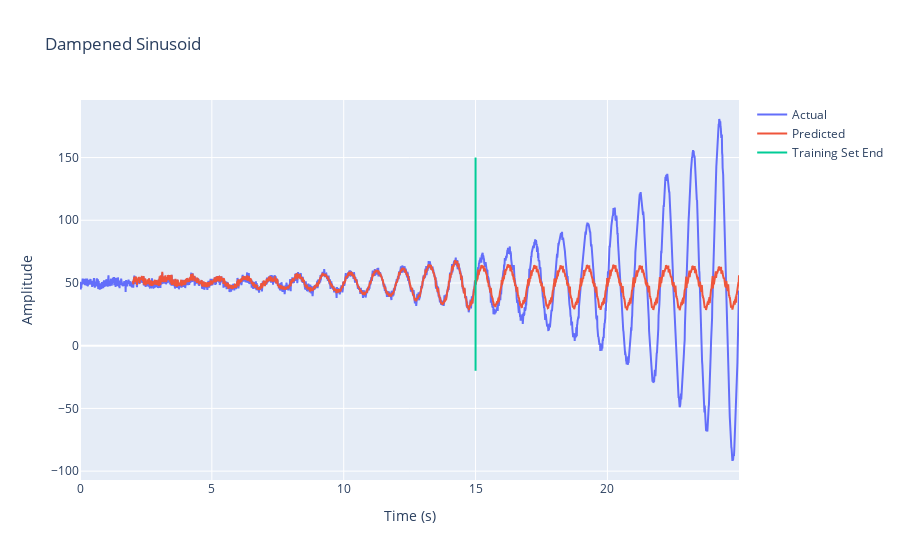

Here is the notebook cell this chart was saved with:
### Code cell
plot_results(t, y, y_pred, MAX_INDEX_TEST, MAX_INDEX_TRAIN, TS_LENGTH)

### Figure 1 — Plotly figure (JSON) as saved in the notebook; plotly's stock layout.template omitted (floating-point values rounded to 4 significant figures; data arrays with more than 128 entries replaced by an {"elided": "..."} marker saying what was removed)
{"data": [{"mode": "lines", "name": "Actual", "type": "scatter", "x": {"elided": "2500 float values"}, "y": {"elided": "2500 float values"}}, {"mode": "lines", "name": "Predicted", "type": "scatter", "x": {"elided": "2300 float values"}, "y": {"elided": "2300 float values"}}, {"mode": "lines", "name": "Training Set End", "type": "scatter", "x": [15, 15], "y": [-20, 150]}], "layout": {"title": {"text": "Dampened Sinusoid"}, "xaxis": {"title": {"text": "Time (s)"}}, "yaxis": {"title": {"text": "Amplitude"}}}}
